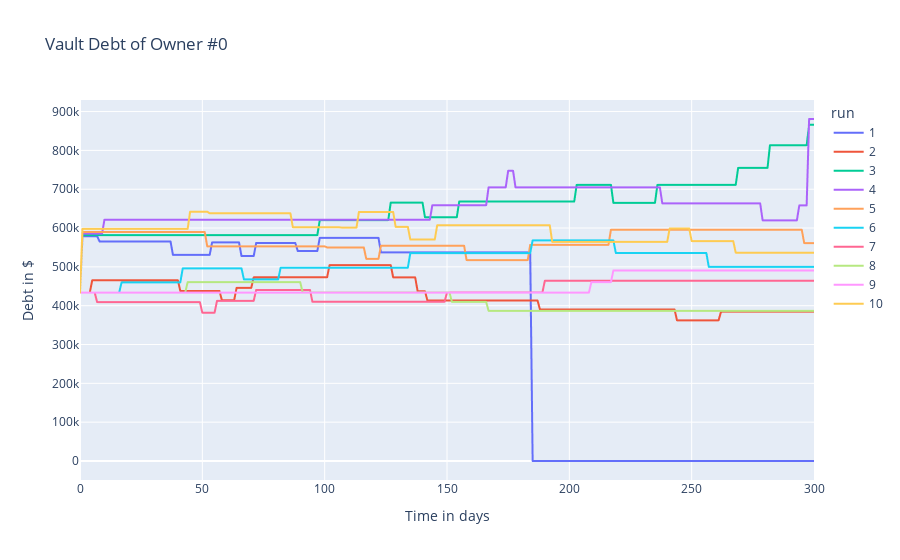

The notebook cell saved with this chart:
### Code cell
############################################
# 9. SIMULATION ANALYSIS: VAULT #
############################################

fig = px.line(simulation_result, 
              title=f"Vault Debt of Owner #{owner_number}", 
              x="timestep", 
              y='vault_debt', 
              color="run", 
              labels={"timestep": "Time in days", "vault_debt": "Debt in $"})
fig.show()

### Figure 1 — Plotly figure (JSON) as saved in the notebook; plotly's stock layout.template omitted (floating-point values rounded to 4 significant figures; data arrays with more than 128 entries replaced by an {"elided": "..."} marker saying what was removed)
{"data": [{"hovertemplate": "run=1<br>Time in days=%{x}<br>Debt in $=%{y}<extra></extra>", "legendgroup": "1", "line": {"color": "#636efa", "dash": "solid"}, "marker": {"symbol": "circle"}, "mode": "lines", "name": "1", "showlegend": true, "type": "scattergl", "x": {"elided": "301 int values"}, "xaxis": "x", "y": {"elided": "301 float values"}, "yaxis": "y"}, {"hovertemplate": "run=2<br>Time in days=%{x}<br>Debt in $=%{y}<extra></extra>", "legendgroup": "2", "line": {"color": "#EF553B", "dash": "solid"}, "marker": {"symbol": "circle"}, "mode": "lines", "name": "2", "showlegend": true, "type": "scattergl", "x": {"elided": "301 int values"}, "xaxis": "x", "y": {"elided": "301 float values"}, "yaxis": "y"}, {"hovertemplate": "run=3<br>Time in days=%{x}<br>Debt in $=%{y}<extra></extra>", "legendgroup": "3", "line": {"color": "#00cc96", "dash": "solid"}, "marker": {"symbol": "circle"}, "mode": "lines", "name": "3", "showlegend": true, "type": "scattergl", "x": {"elided": "301 int values"}, "xaxis": "x", "y": {"elided": "301 float values"}, "yaxis": "y"}, {"hovertemplate": "run=4<br>Time in days=%{x}<br>Debt in $=%{y}<extra></extra>", "legendgroup": "4", "line": {"color": "#ab63fa", "dash": "solid"}, "marker": {"symbol": "circle"}, "mode": "lines", "name": "4", "showlegend": true, "type": "scattergl", "x": {"elided": "301 int values"}, "xaxis": "x", "y": {"elided": "301 float values"}, "yaxis": "y"}, {"hovertemplate": "run=5<br>Time in days=%{x}<br>Debt in $=%{y}<extra></extra>", "legendgroup": "5", "line": {"color": "#FFA15A", "dash": "solid"}, "marker": {"symbol": "circle"}, "mode": "lines", "name": "5", "showlegend": true, "type": "scattergl", "x": {"elided": "301 int values"}, "xaxis": "x", "y": {"elided": "301 float values"}, "yaxis": "y"}, {"hovertemplate": "run=6<br>Time in days=%{x}<br>Debt in $=%{y}<extra></extra>", "legendgroup": "6", "line": {"color": "#19d3f3", "dash": "solid"}, "marker": {"symbol": "circle"}, "mode": "lines", "name": "6", "showlegend": true, "type": "scattergl", "x": {"elided": "301 int values"}, "xaxis": "x", "y": {"elided": "301 float values"}, "yaxis": "y"}, {"hovertemplate": "run=7<br>Time in days=%{x}<br>Debt in $=%{y}<extra></extra>", "legendgroup": "7", "line": {"color": "#FF6692", "dash": "solid"}, "marker": {"symbol": "circle"}, "mode": "lines", "name": "7", "showlegend": true, "type": "scattergl", "x": {"elided": "301 int values"}, "xaxis": "x", "y": {"elided": "301 float values"}, "yaxis": "y"}, {"hovertemplate": "run=8<br>Time in days=%{x}<br>Debt in $=%{y}<extra></extra>", "legendgroup": "8", "line": {"color": "#B6E880", "dash": "solid"}, "marker": {"symbol": "circle"}, "mode": "lines", "name": "8", "showlegend": true, "type": "scattergl", "x": {"elided": "301 int values"}, "xaxis": "x", "y": {"elided": "301 float values"}, "yaxis": "y"}, {"hovertemplate": "run=9<br>Time in days=%{x}<br>Debt in $=%{y}<extra></extra>", "legendgroup": "9", "line": {"color": "#FF97FF", "dash": "solid"}, "marker": {"symbol": "circle"}, "mode": "lines", "name": "9", "showlegend": true, "type": "scattergl", "x": {"elided": "301 int values"}, "xaxis": "x", "y": {"elided": "301 float values"}, "yaxis": "y"}, {"hovertemplate": "run=10<br>Time in days=%{x}<br>Debt in $=%{y}<extra></extra>", "legendgroup": "10", "line": {"color": "#FECB52", "dash": "solid"}, "marker": {"symbol": "circle"}, "mode": "lines", "name": "10", "showlegend": true, "type": "scattergl", "x": {"elided": "301 int values"}, "xaxis": "x", "y": {"elided": "301 float values"}, "yaxis": "y"}], "layout": {"legend": {"title": {"text": "run"}, "tracegroupgap": 0}, "title": {"text": "Vault Debt of Owner #0"}, "xaxis": {"anchor": "y", "domain": [0, 1], "title": {"text": "Time in days"}}, "yaxis": {"anchor": "x", "domain": [0, 1], "title": {"text": "Debt in $"}}}}
